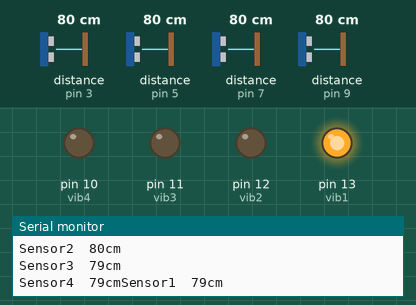
This sketch was run on a simulated Arduino Uno, built with avr-gcc and run on an emulated ATmega328P. Parts: output pins drawn as LEDs (lit = HIGH), the last lines printed to the serial monitor. Wiring (inferred from the names in the program): 4 × ultrasonic range finder: trigger pin 2, echo pin 3 / trigger pin 4, echo pin 5 / trigger pin 6, echo pin 7 / trigger pin 8, echo pin 9. The inputs (shaded band) are chosen by the test bench; at power-on: distance to the obstacle (sensors on pin 9, pin 3, pin 5, pin 7) 80 cm. The echo pulse lasts 58.3 µs per cm; pins used as bus, display or sensor lines are not drawn.

Above: at 4.8 s.
4.9 s: distance to the obstacle (sensor on pin 9) set to 118 cm
9.9 s: distance to the obstacle (sensor on pin 9) set to 128 cm
At 10.8 s:
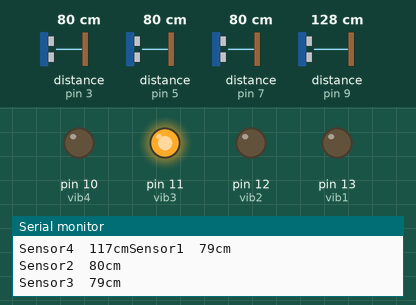
15.5 s: distance to the obstacle (sensor on pin 9) set to 2 cm
At 17.9 s:
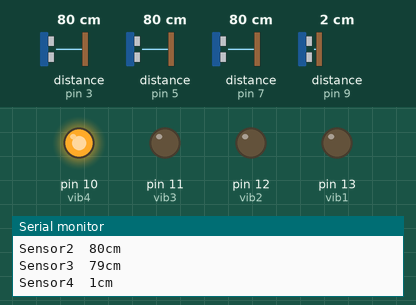
20.5 s: distance to the obstacle (sensor on pin 9) set to 250 cm
At 22.7 s:
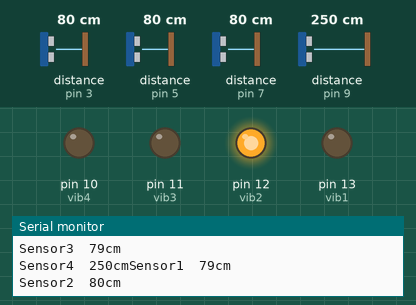
Timing chart, 0 to 26.5 s (numbered marks = the images above; inputs shaded):
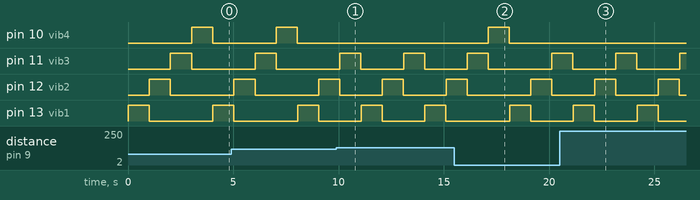

The sketch:

EyeSenseCode.ino
```cpp
 const int trigPin1=2;
 const int echoPin1=3;

 const int trigPin2=4;
 const int echoPin2=5;

 const int trigPin3=6;
 const int echoPin3=7;

 const int trigPin4=8;
 const int echoPin4=9;


 const int vib1 = 13;
 const int vib2 = 12;
 const int vib3 = 11;
 const int vib4 = 10;


void setup() {
  Serial.begin (9600);
  pinMode(trigPin1, OUTPUT);
  pinMode(echoPin1, INPUT);
   pinMode(trigPin2, OUTPUT);
  pinMode(echoPin2, INPUT);
   pinMode(trigPin3, OUTPUT);
  pinMode(echoPin3, INPUT);
   pinMode(trigPin4, OUTPUT);
  pinMode(echoPin4, INPUT);
    pinMode(vib1, OUTPUT);
    pinMode(vib2, OUTPUT);
    pinMode(vib3, OUTPUT);
    pinMode(vib4, OUTPUT);


}

void loop() {
  long duration1, distance1;
  digitalWrite(trigPin1, LOW);  // Added this line
  delayMicroseconds(2); // Added this line
  digitalWrite(trigPin1, HIGH);
  delayMicroseconds(10); // Added this line
  digitalWrite(trigPin1, LOW);
  duration1 = pulseIn(echoPin1, HIGH);
  distance1 = (duration1/2) / 29.1;
Serial.print ( "Sensor1  ");
    Serial.print ( distance1);
    Serial.println("cm");
   if (distance1 <= 121.92){

    digitalWrite(vib1,HIGH);
    delay(1000);
    digitalWrite(vib1,LOW);
  }
  /*else {
    Serial.print ( "Sensor1  ");
    Serial.print ( distance1);
    Serial.println("cm");
  }*/

long duration2, distance2;
  digitalWrite(trigPin2, LOW);  // Added this line
  delayMicroseconds(2); // Added this line
  digitalWrite(trigPin2, HIGH);
  delayMicroseconds(10); // Added this line
  digitalWrite(trigPin2, LOW);
  duration2 = pulseIn(echoPin2, HIGH);
  distance2= (duration2/2) / 29.1;
Serial.print("Sensor2  ");
    Serial.print(distance2);
    Serial.println("cm");
   if (distance2  <= 121.92){

    digitalWrite(vib2,HIGH);
    delay(1000);
    digitalWrite(vib2,LOW);
  }
  /*else {
    Serial.print("Sensor2  ");
    Serial.print(distance2);
    Serial.println("cm");
  }*/

  long duration3, distance3;
  digitalWrite(trigPin3, LOW);  // Added this line
  delayMicroseconds(2); // Added this line
  digitalWrite(trigPin3, HIGH);
  delayMicroseconds(10); // Added this line
  digitalWrite(trigPin3, LOW);
  duration3 = pulseIn(echoPin3, HIGH);
  distance3= (duration3/2) / 29.1;
Serial.print("Sensor3  ");
    Serial.print(distance3);
    Serial.println("cm");
   if (distance3 <= 121.92){

    digitalWrite(vib3,HIGH);
    delay(1000);
    digitalWrite(vib3,LOW);
  }
  /*else {
    Serial.print("Sensor3  ");
    Serial.print(distance3);
    Serial.println("cm");
  }*/

  long duration4, distance4;
  digitalWrite(trigPin4, LOW);  // Added this line
  delayMicroseconds(2); // Added this line
  digitalWrite(trigPin4, HIGH);
  delayMicroseconds(10); // Added this line
  digitalWrite(trigPin4, LOW);
  duration4 = pulseIn(echoPin4, HIGH);
  distance4= (duration4/2) / 29.1;
Serial.print("Sensor4  ");
    Serial.print(distance4);
    Serial.print("cm");
   if (distance4 <= 121.92){

    digitalWrite(vib4,HIGH);
    delay(1000);
    digitalWrite(vib4,LOW);

  }
  /*else {
    Serial.print("Sensor4  ");
    Serial.print(distance4);
    Serial.print("cm");
  }*/


}
```

Measured:
- the behaviour switches between 122 and 123 cm on distance to the obstacle (sensor on pin 9) (found by bisection; images 0 and 1)
- after the input at 9.9 s, pin 10 (vib4): stays LOW (without the input it goes to HIGH after 1.2 s)
- after the input at 15.5 s, pin 10 (vib4): LOW → HIGH after 1.6 s, → LOW 1.0 s later
- after the input at 20.5 s, pin 10 (vib4): stops changing and stays LOW
- by itself, pin 11 (vib3), pin 12 (vib2), pin 13 (vib1): alternates HIGH for 1.0 s and LOW for 2.0 s
